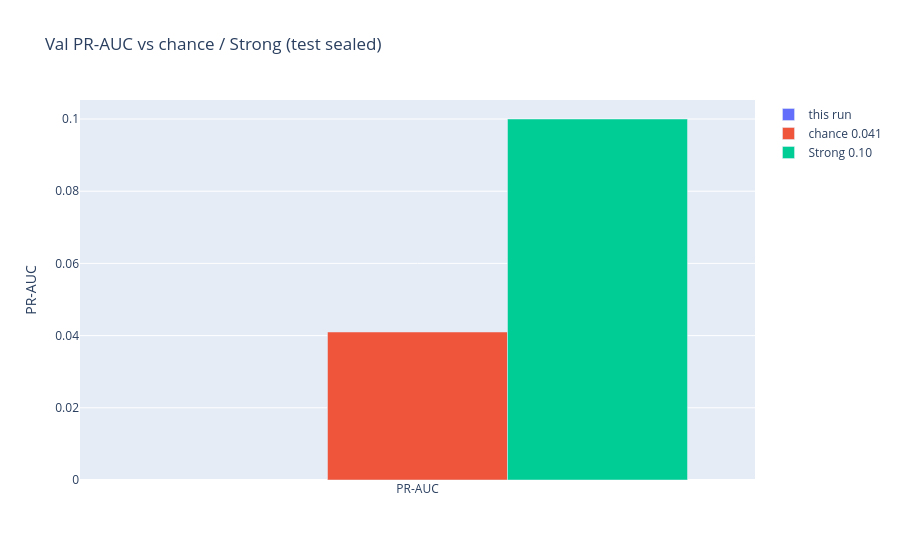
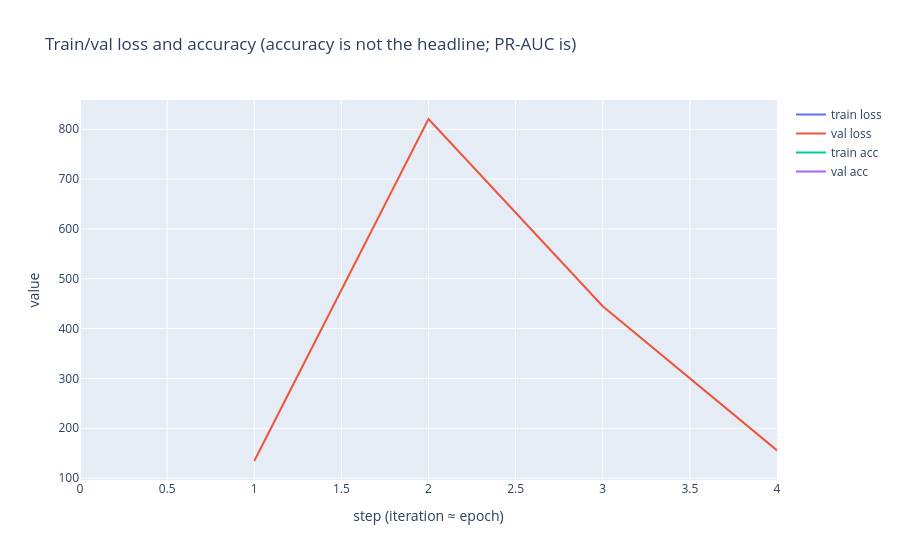

These figures' notebook cell, in order:
### Markdown cell above
## Save + leaderboard row

### Code cell
save_bundle(metrics, model_obj=None)

### Figure 1 — Plotly figure (JSON) as saved in the notebook; plotly's stock layout.template omitted (floating-point values rounded to 4 significant figures)
{"data": [{"name": "this run", "type": "bar", "x": ["PR-AUC"], "y": [null]}, {"name": "chance 0.041", "type": "bar", "x": ["PR-AUC"], "y": [0.041]}, {"name": "Strong 0.10", "type": "bar", "x": ["PR-AUC"], "y": [0.1]}], "layout": {"barmode": "group", "title": {"text": "Val PR-AUC vs chance / Strong (test sealed)"}, "yaxis": {"title": {"text": "PR-AUC"}}}}

### Figure 2 — Plotly figure (JSON) as saved in the notebook; plotly's stock layout.template omitted (floating-point values rounded to 4 significant figures)
{"data": [{"mode": "lines", "name": "train loss", "type": "scatter", "x": [0.0, 1.0, 2.0, 3.0, 4.0], "y": [NaN, NaN, NaN, NaN, NaN]}, {"mode": "lines", "name": "val loss", "type": "scatter", "x": [0.0, 1.0, 2.0, 3.0, 4.0], "y": [NaN, 134.1, 820.5, 444.9, 155.4]}, {"mode": "lines", "name": "train acc", "type": "scatter", "x": [0.0, 1.0, 2.0, 3.0, 4.0], "y": [NaN, NaN, NaN, NaN, NaN]}, {"mode": "lines", "name": "val acc", "type": "scatter", "x": [0.0, 1.0, 2.0, 3.0, 4.0], "y": [NaN, NaN, NaN, NaN, NaN]}], "layout": {"title": {"text": "Train/val loss and accuracy (accuracy is not the headline; PR-AUC is)"}, "xaxis": {"title": {"text": "step (iteration ≈ epoch)"}}, "yaxis": {"title": {"text": "value"}}}}
